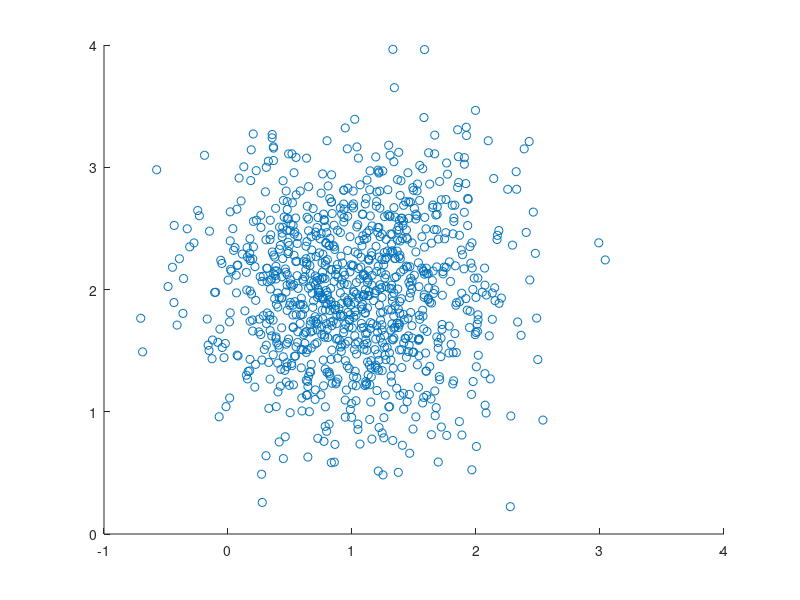

MATLAB code for this plot: (Note: this script raises an error after producing the figure.)
load('dataset1.mat');

scatter(x(:,1),x(:,2));
N = size(x);
[mu, sigma] = sge(x);
hold on

for i=1:3
    theta = 0:0.01:2*pi;
    p = plot(i*sigma*cos(theta)+mu(1),i*sigma*sin(theta)+mu(2));
    inside = sum(hypot(x(:,1)-mu(1),x(:,2)-mu(2))< i*sigma);
    set(p, 'DisplayName', sprintf('%.4f points inside %d', (inside/N(1)),i));
end

legend('show');
